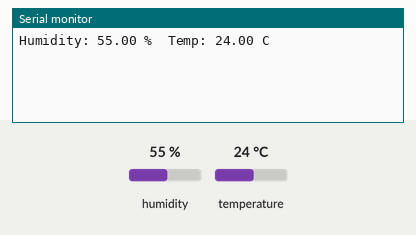
A sketch run on a simulated Arduino Uno, built with avr-gcc and run on an emulated ATmega328P. Parts: the last lines printed to the serial monitor. Inputs (shaded band) come from the test bench; at power-on: humidity 55 %, temperature 24 °C.

Above: at 3.2 s.
3.3 s: humidity set to 22 %
At 4.8 s:
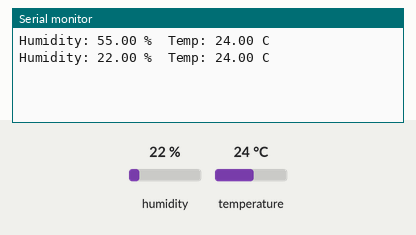
6.0 s: temperature set to 12 °C
At 7.3 s:
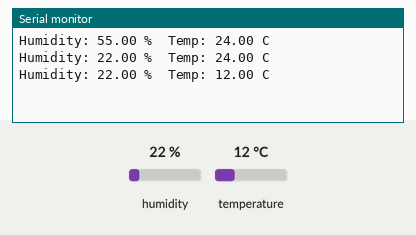
8.7 s: humidity set to 40 %
At 10.9 s:
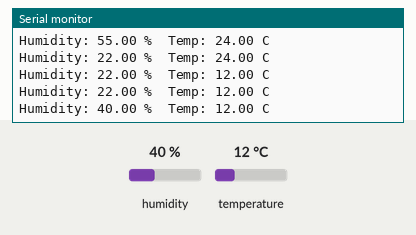
Timing chart, 0 to 12.4 s (numbered marks = the images above; inputs shaded):
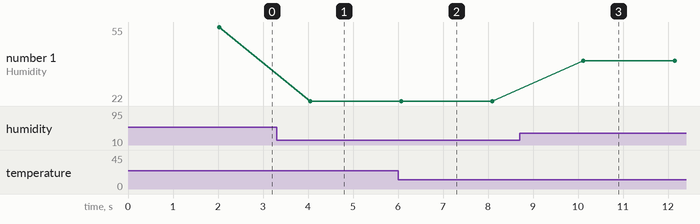

Measured:
- after the input at 3.3 s, the serial monitor: prints a new line after 0.75 s (image 1)
- after the input at 6.0 s, the serial monitor: prints a new line after 0.07 s (image 2)
- after the input at 8.7 s, the serial monitor: prints a new line after 1.4 s (image 3)
- plotted number 1: 55 → 22 after the input at 3.3 s, 22 → 40 after the input at 8.7 s

The sketch:

isolated_dht.ino.ino
```cpp
/*
 * Isolated DHT11 test - no FreeRTOS tasks, no LCD, no sound sensor.
 * Purpose: confirm the DHT11 + wiring works correctly on its own before
 * reintroducing the rest of the system.
 *
 * Wiring: DHT11 DATA -> GPIO5, VCC -> 3.3V, GND -> GND, 10k pull-up
 * between DATA and VCC, pin 3 (NC) left unconnected.
 */

#include <DHT.h>

#define DHT_PIN  5
#define DHT_TYPE DHT11

DHT dht(DHT_PIN, DHT_TYPE);

void setup() {
  Serial.begin(115200);
  delay(2000); // let sensor stabilize after power-up
  dht.begin();
}

void loop() {
  float h = dht.readHumidity();
  float t = dht.readTemperature();

  Serial.print("Humidity: ");
  Serial.print(h);
  Serial.print(" %  Temp: ");
  Serial.print(t);
  Serial.println(" C");

  if (isnan(h) || isnan(t)) {
    Serial.println("  -> READ FAILED (NaN)");
  }

  delay(2000); // DHT11 needs >=1s between reads; 2s is safe margin
}
```
